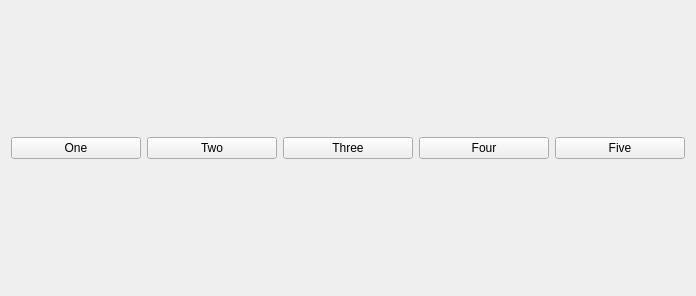
<?xml version="1.0" encoding="UTF-8"?>
<ui version="4.0">
 <class>Widget</class>
 <widget class="QWidget" name="Widget">
  <property name="geometry">
   <rect>
    <x>0</x>
    <y>0</y>
    <width>696</width>
    <height>296</height>
   </rect>
  </property>
  <property name="windowTitle">
   <string>Widget</string>
  </property>
  <layout class="QHBoxLayout" name="horizontalLayout_2">
   <item>
    <layout class="QHBoxLayout" name="horizontalLayout">
     <item>
      <widget class="QPushButton" name="oneButton">
       <property name="text">
        <string>One</string>
       </property>
      </widget>
     </item>
     <item>
      <widget class="QPushButton" name="twoButton">
       <property name="text">
        <string>Two</string>
       </property>
      </widget>
     </item>
     <item>
      <widget class="QPushButton" name="threeButton">
       <property name="text">
        <string>Three</string>
       </property>
      </widget>
     </item>
     <item>
      <widget class="QPushButton" name="fourButton">
       <property name="text">
        <string>Four</string>
       </property>
      </widget>
     </item>
     <item>
      <widget class="QPushButton" name="fiveButton">
       <property name="text">
        <string>Five</string>
       </property>
      </widget>
     </item>
    </layout>
   </item>
  </layout>
 </widget>
 <layoutdefault spacing="6" margin="11"/>
 <resources/>
 <connections/>
</ui>
